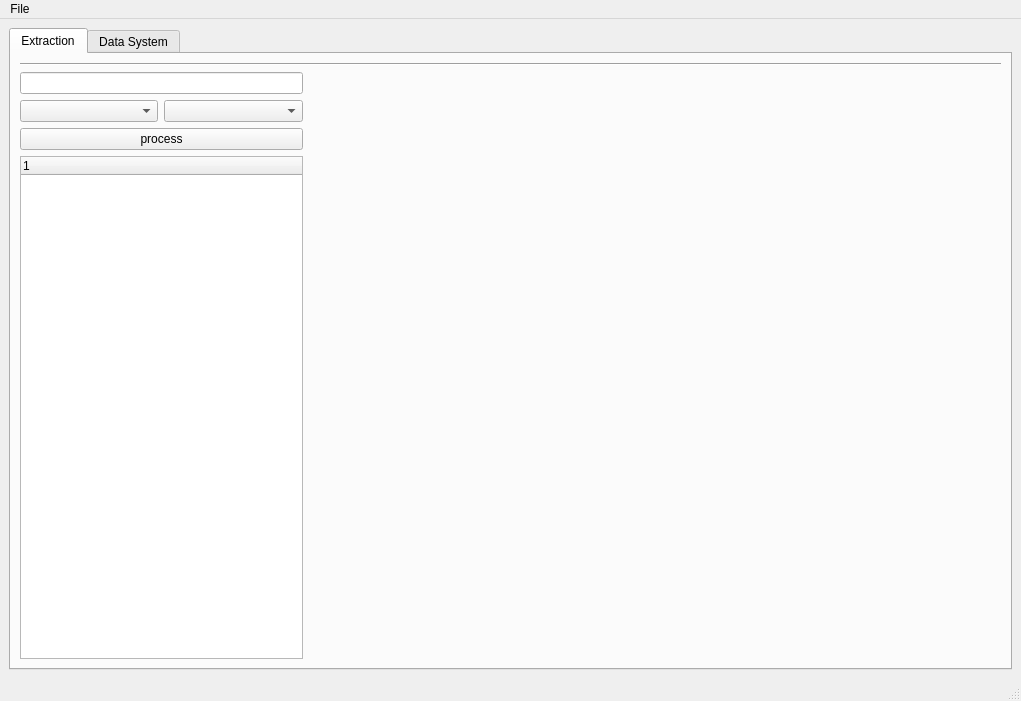
<?xml version="1.0" encoding="UTF-8"?>
<ui version="4.0">
 <class>MainWindow</class>
 <widget class="QMainWindow" name="MainWindow">
  <property name="geometry">
   <rect>
    <x>0</x>
    <y>0</y>
    <width>1021</width>
    <height>701</height>
   </rect>
  </property>
  <property name="windowTitle">
   <string>MainWindow</string>
  </property>
  <widget class="QWidget" name="centralwidget">
   <property name="sizePolicy">
    <sizepolicy hsizetype="Expanding" vsizetype="Expanding">
     <horstretch>0</horstretch>
     <verstretch>0</verstretch>
    </sizepolicy>
   </property>
   <layout class="QGridLayout" name="gridLayout_2">
    <item row="0" column="0">
     <layout class="QGridLayout" name="gridLayout_5">
      <property name="sizeConstraint">
       <enum>QLayout::SetFixedSize</enum>
      </property>
      <item row="0" column="0">
       <widget class="QTabWidget" name="Tab_Widget">
        <property name="tabPosition">
         <enum>QTabWidget::North</enum>
        </property>
        <property name="tabShape">
         <enum>QTabWidget::Rounded</enum>
        </property>
        <property name="currentIndex">
         <number>0</number>
        </property>
        <property name="movable">
         <bool>false</bool>
        </property>
        <widget class="QWidget" name="tab">
         <attribute name="title">
          <string>Extraction</string>
         </attribute>
         <layout class="QGridLayout" name="gridLayout_4">
          <item row="1" column="0">
           <layout class="QGridLayout" name="Extraction_GridLayout">
            <property name="sizeConstraint">
             <enum>QLayout::SetFixedSize</enum>
            </property>
            <item row="0" column="2" rowspan="6" colspan="5">
             <layout class="QVBoxLayout" name="Matplot_VLayout"/>
            </item>
            <item row="2" column="0" colspan="2">
             <widget class="QPushButton" name="process_button">
              <property name="sizePolicy">
               <sizepolicy hsizetype="Preferred" vsizetype="Fixed">
                <horstretch>0</horstretch>
                <verstretch>0</verstretch>
               </sizepolicy>
              </property>
              <property name="text">
               <string>process</string>
              </property>
             </widget>
            </item>
            <item row="3" column="0" rowspan="3" colspan="2">
             <layout class="QVBoxLayout" name="File_Explorer_VLayout">
              <item>
               <widget class="QTreeWidget" name="File_Explore_List_Widget">
                <column>
                 <property name="text">
                  <string notr="true">1</string>
                 </property>
                </column>
               </widget>
              </item>
             </layout>
            </item>
            <item row="1" column="1">
             <widget class="QComboBox" name="Category_ComboBox"/>
            </item>
            <item row="1" column="0">
             <widget class="QComboBox" name="Company_ComboBox"/>
            </item>
            <item row="0" column="0" colspan="2">
             <widget class="QLineEdit" name="search_company_name_lineBox">
              <property name="sizePolicy">
               <sizepolicy hsizetype="Preferred" vsizetype="Fixed">
                <horstretch>0</horstretch>
                <verstretch>0</verstretch>
               </sizepolicy>
              </property>
              <property name="autoFillBackground">
               <bool>false</bool>
              </property>
              <property name="text">
               <string/>
              </property>
             </widget>
            </item>
           </layout>
          </item>
          <item row="0" column="0">
           <widget class="Line" name="line">
            <property name="orientation">
             <enum>Qt::Horizontal</enum>
            </property>
           </widget>
          </item>
         </layout>
        </widget>
        <widget class="QWidget" name="tab_2">
         <attribute name="title">
          <string>Data System</string>
         </attribute>
         <layout class="QGridLayout" name="gridLayout_3">
          <item row="0" column="0">
           <layout class="QGridLayout" name="gridLayout">
            <property name="sizeConstraint">
             <enum>QLayout::SetFixedSize</enum>
            </property>
            <item row="2" column="2">
             <widget class="QPushButton" name="pushButton">
              <property name="text">
               <string>PushButton</string>
              </property>
             </widget>
            </item>
            <item row="2" column="1">
             <widget class="QPushButton" name="pushButton_5">
              <property name="text">
               <string>PushButton</string>
              </property>
             </widget>
            </item>
            <item row="1" column="1" colspan="6">
             <widget class="QTableWidget" name="tableWidget"/>
            </item>
            <item row="0" column="1" colspan="3">
             <widget class="QLineEdit" name="lineEdit_2"/>
            </item>
            <item row="2" column="3">
             <widget class="QPushButton" name="pushButton_2">
              <property name="text">
               <string>PushButton</string>
              </property>
             </widget>
            </item>
            <item row="0" column="5">
             <widget class="QComboBox" name="comboBox_2"/>
            </item>
            <item row="0" column="4">
             <widget class="QPushButton" name="pushButton_4">
              <property name="text">
               <string>Search</string>
              </property>
             </widget>
            </item>
            <item row="0" column="6">
             <widget class="QComboBox" name="comboBox_3"/>
            </item>
            <item row="2" column="4">
             <widget class="QPushButton" name="pushButton_3">
              <property name="text">
               <string>PushButton</string>
              </property>
             </widget>
            </item>
           </layout>
          </item>
         </layout>
        </widget>
       </widget>
      </item>
     </layout>
    </item>
   </layout>
  </widget>
  <widget class="QMenuBar" name="menubar">
   <property name="geometry">
    <rect>
     <x>0</x>
     <y>0</y>
     <width>1021</width>
     <height>21</height>
    </rect>
   </property>
   <property name="sizePolicy">
    <sizepolicy hsizetype="Expanding" vsizetype="Expanding">
     <horstretch>0</horstretch>
     <verstretch>0</verstretch>
    </sizepolicy>
   </property>
   <widget class="QMenu" name="menuFile">
    <property name="title">
     <string>File</string>
    </property>
    <addaction name="actionImport_New_Company"/>
    <addaction name="actionOpen_Working_Space_Directory"/>
    <addaction name="actionWork_Space"/>
    <addaction name="separator"/>
    <addaction name="actionImport_PDF_JPG"/>
    <addaction name="Export_For_Current_Company"/>
    <addaction name="actionExport_All_Company_to_Excel"/>
    <addaction name="actionView_All_Image"/>
   </widget>
   <addaction name="menuFile"/>
  </widget>
  <widget class="QStatusBar" name="statusbar">
   <property name="sizePolicy">
    <sizepolicy hsizetype="Expanding" vsizetype="Expanding">
     <horstretch>0</horstretch>
     <verstretch>0</verstretch>
    </sizepolicy>
   </property>
  </widget>
  <action name="actionImport_New_Company">
   <property name="text">
    <string>Open Company Folder</string>
   </property>
  </action>
  <action name="actionImport_PDF_JPG">
   <property name="text">
    <string>Import PDF/JPG</string>
   </property>
  </action>
  <action name="actionWork_Space">
   <property name="text">
    <string>Add Work Space Directory</string>
   </property>
  </action>
  <action name="view_image">
   <property name="text">
    <string>View All Image From Current Company</string>
   </property>
  </action>
  <action name="actionCheck_Images_With_Position_Data">
   <property name="text">
    <string>Check Images With Position Data</string>
   </property>
  </action>
  <action name="actionCurrent_Selected_Company">
   <property name="text">
    <string>Current Selected Company</string>
   </property>
  </action>
  <action name="actionAll_Company">
   <property name="text">
    <string>All Company</string>
   </property>
  </action>
  <action name="actionGuidence">
   <property name="text">
    <string>Guidence</string>
   </property>
  </action>
  <action name="action_2">
   <property name="text">
    <string>?</string>
   </property>
  </action>
  <action name="Current_Selected_Company_Export">
   <property name="text">
    <string>Current Selected Company</string>
   </property>
  </action>
  <action name="actionAll_Company_2">
   <property name="text">
    <string>All Company</string>
   </property>
  </action>
  <action name="actionOpen_Working_Space_Directory">
   <property name="text">
    <string>Open Working Space Directory</string>
   </property>
  </action>
  <action name="Export_For_Current_Company">
   <property name="text">
    <string>Export Current Company to Excel</string>
   </property>
  </action>
  <action name="actionExport_All_Company_to_Excel">
   <property name="text">
    <string>Export All Company to Excel</string>
   </property>
  </action>
  <action name="actionView_All_Image">
   <property name="text">
    <string>View All Image</string>
   </property>
  </action>
 </widget>
 <resources/>
 <connections/>
</ui>
